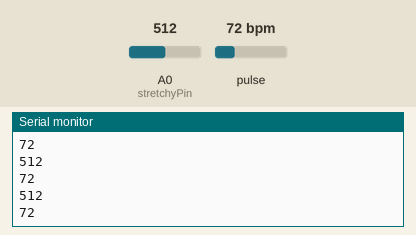
Simulated run of this sketch. Board: Arduino Uno, built with avr-gcc and run on an emulated ATmega328P. Shown: the last lines printed to the serial monitor. The test bench sets the inputs (shaded band); at power-on: pulse 72 bpm, A0 (stretchyPin) = 512.

Above: at 1.2 s.
1.3 s: pulse set to 42 bpm
At 2.0 s:
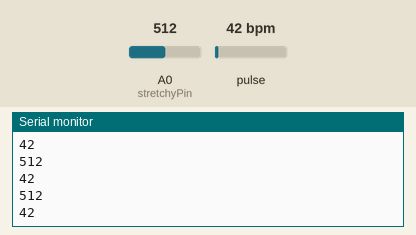
2.8 s: A0 (stretchyPin) set to 560
At 3.9 s:
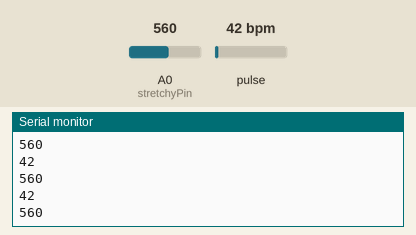
4.3 s: pulse set to 70 bpm
At 5.3 s:
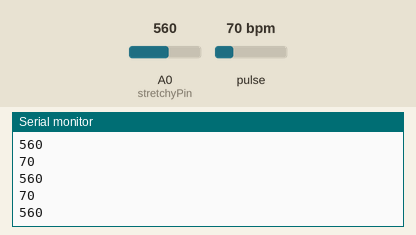
5.8 s: A0 (stretchyPin) set to 540
At 6.7 s:
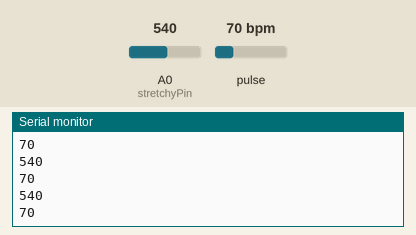
Timing chart, 0 to 8.3 s (numbered marks = the images above; inputs shaded):
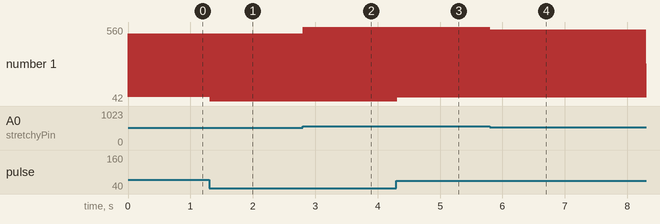

Measured:
- after the input at 1.3 s, the serial monitor: prints a new line at once (image 1)
- after the input at 2.8 s, the serial monitor: prints a new line at once (image 2)
- after the input at 4.3 s, the serial monitor: prints a new line at once (image 3)
- after the input at 5.8 s, the serial monitor: prints a new line at once (image 4)
- plotted number 1: 72 → 42 after the input at 1.3 s, 42 → 70 after the input at 4.3 s

The sketch:

heart_rate_and_stretchy.ino
```cpp
// stretchy = pneumograph

#define USE_ARDUINO_INTERRUPTS true    // Set-up low-level interrupts for most acurate BPM math.
#include <PulseSensorPlayground.h>

const int stretchyPin = A0;
const int heartRatePin = A1;
const int heartRateThreshold = 550;

int stretchyVal = 0;
int bpm = 0;
PulseSensorPlayground pulseSensor;

void setup() {
  // set up serial
  Serial.begin(9600);

  // set up heart rate monitor
  pulseSensor.analogInput(heartRatePin);
  pulseSensor.setThreshold(heartRateThreshold);

  // start heart rate monitor
  if (!pulseSensor.begin()) { Serial.println("Heart rate monitor could not start"); }
}

void loop() {

  stretchyVal = analogRead(stretchyPin);

  //Serial.println("Stretchy");
  Serial.println(stretchyVal);

  bpm = pulseSensor.getBeatsPerMinute();
  //Serial.println("Heart rate");
  Serial.println(bpm);

  delay(20);
}
```
